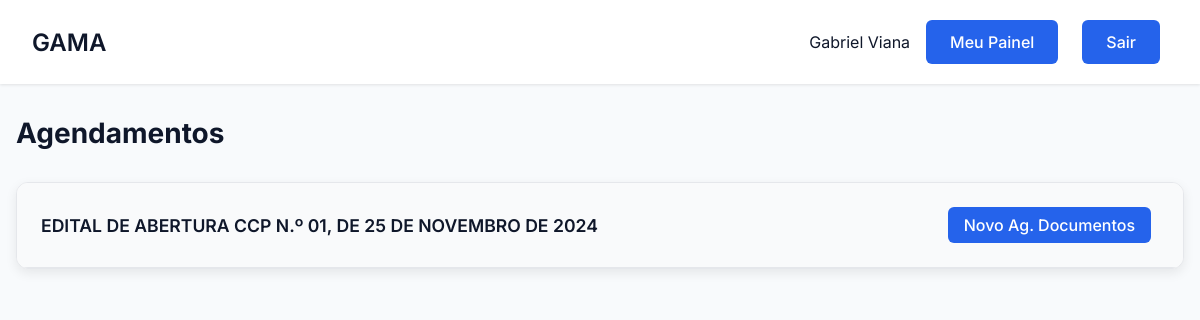
Screenshot of /usuario/agendamentos (signed in) with the database file from the repository.
### tables this page shows
CREATE TABLE Usuario (
        id_usuario TEXT PRIMARY KEY,
        cpf_usuario TEXT NOT NULL,
        nome TEXT NOT NULL,
        email TEXT NOT NULL,
        senha TEXT NOT NULL,
        tipo TEXT NOT NULL CHECK (tipo IN ('administrador', 'usuario')),
        data_ingresso DATETIME NOT NULL,
        data_saida DATETIME
    );

CREATE TABLE Edital (
        id_edital INTEGER PRIMARY KEY AUTOINCREMENT,
        numero_edital TEXT NOT NULL UNIQUE,
        data_edital DATE NOT NULL,
        data_publicacao DATE NOT NULL,
        vencimento_edital DATE NOT NULL,
        prazo_prorrogacao INTEGER,
        status TEXT NOT NULL CHECK (status IN ('ativo', 'inativo', 'prorrogado'))
    );

### gama/routes/usuario_routes.py (the view)
@usuario_bp.route('/agendamentos')
def agendamentos():
    if 'usuario_id' not in session:
        return redirect(url_for('auth.login'))
    todos_editais = Edital.get_all()
    agendamentos_por_edital = {}
    for edital in todos_editais:
        id_edital = edital[0]
        agendamentos_por_edital[id_edital] = {
            'documentos': [],
            'pericias': []
        }
        lista_completa_agendamentos = Agendamento.get_by_edital(id_edital)
        for agendamento in lista_completa_agendamentos:
            tipo = agendamento[6]
            if tipo == 'pericia':
                agendamentos_por_edital[id_edital]['pericias'].append(agendamento)
            else: # 'documento' é o padrão
                agendamentos_por_edital[id_edital]['documentos'].append(agendamento)
    return render_template(
        'agendamentos.html',
        nome=session.get('nome'),
        editais=todos_editais,
        agendamentos_por_edital=agendamentos_por_edital
    )

### app.py (called while the page is built)
def format_date_br(value):
    if isinstance(value, str):
        try:
            date_obj = dt_parser.strptime(value.split('.')[0], '%Y-%m-%d %H:%M:%S')
            return date_obj.strftime('%d/%m/%Y')
        except ValueError:
            return value.split(' ')[0] # Em caso de erro, mostra a data original
    return value

def format_time(value):
    if isinstance(value, str):
        try:
            date_obj = dt_parser.strptime(value.split('.')[0], '%Y-%m-%d %H:%M:%S')
            return date_obj.strftime('%H:%M')
        except ValueError:
            return value.split(' ')[1] # Em caso de erro, mostra a hora original
    return value

@app.before_request
def make_session_permanent():
    session.permanent = True

### gama/database/database.py (called while the page is built)
def conectar():
    diretorio_db = "gama/database"
    if not os.path.exists(diretorio_db):
        os.makedirs(diretorio_db)
    return sqlite3.connect(f"{diretorio_db}/editais.db")

### gama/models/agendamento.py (called while the page is built)
    @staticmethod
    def get_by_edital(id_edital):
        conn = conectar()
        cursor = conn.cursor()
        try:
            cursor.execute("""
                SELECT a.*, u.nome
                FROM Agendamento a
                JOIN Usuario u ON a.id_usuario = u.id_usuario
                WHERE a.id_edital = ?
                ORDER BY a.data_hora_agendamento ASC
            """, (id_edital,))
            return cursor.fetchall()
        except sqlite3.Error as e:
            print(f"Erro ao buscar agendamentos: {e}")
            return []
        finally:
            conn.close()

### gama/models/edital.py (called while the page is built)
    @staticmethod
    def get_all():
        conn = conectar()
        cursor = conn.cursor()
        try:
            cursor.execute("SELECT * FROM Edital ORDER BY data_publicacao DESC")
            return cursor.fetchall()
        except sqlite3.Error as e:
            print(f"Erro ao buscar editais: {e}")
            return []
        finally:
            conn.close()

### gama/templates/agendamentos.html (shortened to what this page needs)
<!DOCTYPE html>
<html lang="pt-BR">
<head>
    <link rel="stylesheet" href="{{ url_for('static', filename='css/estilo.css') }}">
    <link rel="stylesheet" href="{{ url_for('static', filename='css/dashboard.css') }}">
    <link rel="stylesheet" href="{{ url_for('static', filename='css/gerenciar_editais.css') }}">
    <link rel="stylesheet" href="https://cdnjs.cloudflare.com/ajax/libs/font-awesome/6.5.0/css/all.min.css">
    </head>
<body>
    <div class="dashboard">
        <header class="dashboard-header">
            <nav class="dashboard-nav container">
                <h1 class="dashboard-title">GAMA</h1>
                <div class="dashboard-user">
                    <span>{{ nome }}</span>
                    {% if session.get('tipo') == 'administrador' %}
                        <a href="{{ url_for('admin.painel_admin') }}" class="btn btn-secondary">Painel Admin</a>
                    {% else %}
                        <a href="{{ url_for('usuarios.painel_usuario') }}" class="btn btn-secondary">Meu Painel</a>
                    {% endif %}
                    <a href="{{ url_for('auth.logout') }}" class="btn btn-primary">Sair</a>
                </div>
            </nav>
        </header>
        <main class="dashboard-content container">
            <div class="section-header">
                <h2 class="page-title">Agendamentos</h2>
            </div>
            {% for edital in editais %}
            <div class="edital-card">
                <div class="edital-header" onclick="toggleContent('body-edital-{{ edital[0] }}', this)">
                    <div class="edital-info">
                        <strong>{{ edital[1] }}</strong>
                    </div>
                    <div class="actions">
                        <button class="btn btn-primary" style="padding: 0.5rem 1rem;" onclick="event.stopPropagation(); openAgendamentoModal({{ edital[0] }});">
                             Novo Ag. Documentos
                        </button>
                    </div>
                </div>
            </div>
            {% endfor %}
        </main>
    </div>
</body>
</html>

### gama/static/css/estilo.css (style rules this page uses)
* { margin: 0; padding: 0; box-sizing: border-box; font-family: 'Inter', sans-serif; }
:root { --primary: #2563eb; --primary-dark: #4338ca; --secondary: #64748b; --danger: #ef4444; --success: #22c55e; --background: #f8fafc; --surface: #ffffff; --text: #0f172a; --text-light: #64748b; --primary-light: #93c5fd; --secondary: #2563eb; --accent: #10b981; --card-bg: #ffffff; }
body { background-color: var(--background); color: var(--text); min-height: 100vh; }
.container { max-width: 1200px; margin: 0 auto; padding: 0 1rem; }
.btn { display: inline-flex; align-items: center; justify-content: center; padding: 0.75rem 1.5rem; margin-right: 0.5rem; margin-top: 0.25rem; margin-bottom: 0.25rem; background-color: var(--primary); color: white; font-size: 1rem; font-weight: 500; border-radius: 6px; cursor: pointer; transition: all 0.2s; border: none; text-decoration: none; }
.btn-primary { background-color: var(--primary); color: white; }
.dashboard-content { padding: 2rem; }
.btn-secondary { background-color: var(--secondary); color: white; }

### gama/static/css/dashboard.css (style rules this page uses)
.dashboard { min-height: 100vh; display: grid; grid-template-rows: auto 1fr; }
.dashboard-header { background: var(--surface); padding: 1rem; box-shadow: 0 1px 3px 0 rgb(0 0 0 / 0.1); margin-bottom: 2rem; }
.dashboard-nav { display: flex; justify-content: space-between; align-items: center; }
.container { max-width: 1200px; margin: 0 auto; padding: 0 1rem; }
.dashboard-title { font-size: 1.5rem; font-weight: 600; }
.dashboard-user { display: flex; align-items: center; gap: 1rem; }

### gama/static/css/gerenciar_editais.css (style rules this page uses)
.page-title { font-weight: 700; color: var(--text); font-size: 1.75rem; }
.section-header { display: flex; justify-content: space-between; align-items: center; margin-bottom: 2rem; }
.edital-card { background: var(--surface); border-radius: 12px; box-shadow: 0 4px 12px rgba(0, 0, 0, 0.08); margin-bottom: 1.5rem; overflow: hidden; border: 1px solid #e5e7eb; transition: box-shadow 0.3s ease; }
.edital-header { background: #f9fafb; padding: 1.25rem 1.5rem; border-bottom: 1px solid #e5e7eb; display: flex; align-items: center; justify-content: space-between; cursor: pointer; gap: 1rem; flex-wrap: wrap; }
.edital-info { display: flex; gap: 1.5rem; flex-wrap: wrap; align-items: center; flex-grow: 1; }
.edital-info strong { font-size: 1.1rem; font-weight: 600; color: var(--text); }
.actions { display: flex; gap: 0.5rem; align-items: center; }

### rows the page displays
Usuario: nome "Gabriel Viana"
Edital: numero_edital "EDITAL DE ABERTURA CCP N.º 01, DE 25 DE NOVEMBRO DE 2024"
